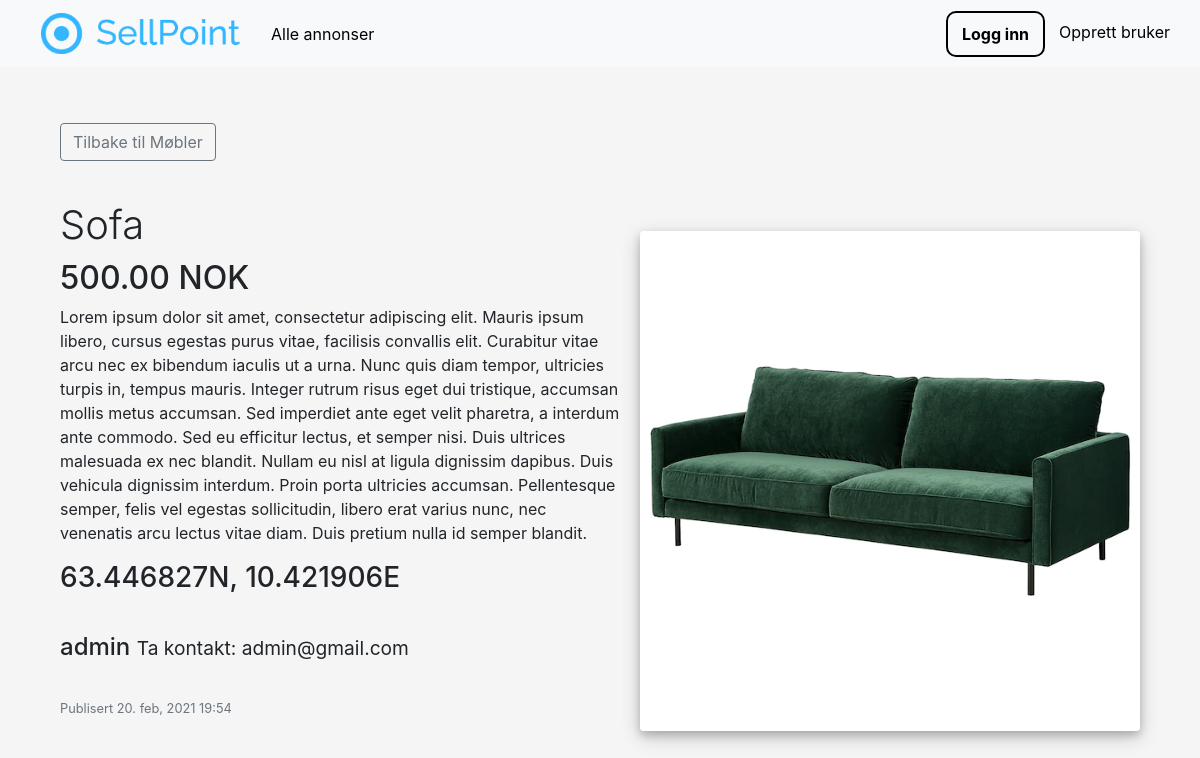
The page /advertisements/Møbler/2/ on the database its author committed.
### advertisements/models.py (models this page shows, shortened)
class Category(models.Model):
    name = models.CharField(max_length=32)
    image = models.ImageField(upload_to='images/categories')

class Advertisement(models.Model):
    title = models.CharField(max_length=32)
    description = models.TextField()
    price = models.DecimalField(max_digits=10, decimal_places=2, default=0.00)
    image_main = models.ImageField(upload_to='images/advertisements')
    latitude = models.DecimalField(max_digits=9, decimal_places=6, default=63.446827)
    longitude = models.DecimalField(max_digits=9, decimal_places=6, default=10.421906)
    published = models.DateTimeField(default=timezone.now)
    author = models.ForeignKey(User, on_delete=models.CASCADE)
    category = models.ForeignKey(Category, default=1, on_delete=models.DO_NOTHING, related_name='advertisement')

### advertisements/views.py (the view)
# urls.py: path('<str:category>/<int:pk>/', CategoryAdvertisementDetailView.as_view(), name='category-ad-detail'),
class CategoryAdvertisementDetailView(DetailView):
    model = Advertisement
    def get_context_data(self, **kwargs):
        context = super().get_context_data(**kwargs)
        category = get_object_or_404(Category, name=self.kwargs.get('category'))
        context['category_name'] = category.name
        return context

### advertisements/templates/advertisements/advertisement_detail.html (shortened to what this page needs)
{% extends "pages/base.html" %}
{% block content %}
<div class = "container">
    <div class = "advertisement-detail">
        {% if username %}
        <a href="{% url 'user-ads' username %}">
            <button type="button" class="btn btn-outline-secondary">Tilbake til {{ username }}s annonser</button>
        </a>
            {% elif category_name %}
        <a href="{% url 'category-ads' category_name %}">
            <button type="button" class="btn btn-outline-secondary">Tilbake til {{ category_name }}</button>
        </a>
            {% else %}
        <a href="{% url 'ads' %}">
            <button type="button" class="btn btn-outline-secondary">Tilbake til alle annonser</button>
        </a>
            {% endif %}
        <div class="float-right" style="padding-left:20px; padding-bottom:90%; padding-top:10%;">
            <img class ="rounded img-fluid" src="{{ object.image_main.url }}"
                 style="width:500px;
                          box-shadow: 0 4px 8px 0 rgba(0, 0, 0, 0.2), 0 6px 20px 0 rgba(0, 0, 0, 0.19);">
        </div>
        <h1 class ="font-weight-light" style="margin-top:40px">{{ object.title }}</h1>
        <h2 class="font-weight-heavy" style="margin-top:10px">{{ object.price }} NOK </h2>
        <p>
            {{ object.description }}
        </p>
        <h3> {{ object.latitude }}N, {{ object.longitude }}E </h3>
        <h4 style="padding: 30px 0px"> {{ object.author }} <small>Ta kontakt: {{object.author.email}}</small></h4>
         <small class="text-muted">Publisert {{ object.published|date:"j. b, Y G:i" }}</small>
    </div>
</div>
{% endblock content %}

### pages/static/pages/main.css (style rules this page uses)
body { margin: 0px; background-color: #f5f5f5; }
.container { display: grid; grid-template-columns: 1fr; }

### rows shown on the page
Category: name "Møbler"
Advertisement: image_main (picture), title "Sofa", price "500.00", description "Lorem ipsum dolor sit amet, consectetur adipiscing elit. Mauris ipsum libero, cursus egestas purus vitae, facilisis convallis elit. Curabitur vitae arcu nec ex bibendum iaculis ut a urna. Nunc quis diam tempor, ultricies turpis in, tempus mauris. Integer rutrum risus eget dui tristique, accumsan mollis metus accumsan. Sed imperdiet ante eget velit pharetra, a interdum ante commodo. Sed eu efficitur lectus, et semper nisi. Duis ultrices malesuada ex nec blandit. Nullam eu nisl at ligula dignissim dapibus. Duis vehicula dignissim interdum. Proin porta ultricies accumsan. Pellentesque semper, felis vel egestas sollicitudin, libero erat varius nunc, nec venenatis arcu lectus vitae diam. Duis…", latitude "63.446827", longitude "10.421906", author "admin", author.email "admin@gmail.com", published "20. feb, 2021 19:54"
